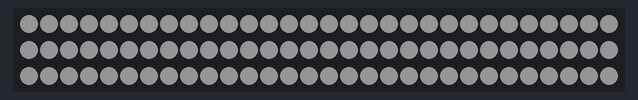
The sketch below on a simulated Arduino Uno, built with avr-gcc and run on an emulated ATmega328P. On the bench: 90 RGB LEDs in strip order, left to right, continuing on the next row. Dim RGB values are drawn brighter than linear; random numbers use the default seed unless the sketch sets one.

Above: at 0.16 s.
At 39.64 s:
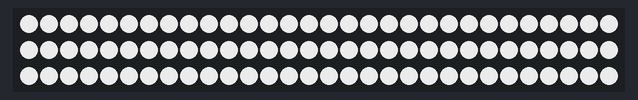

The sketch:

LEDheartbeat.ino
```cpp
#include <Adafruit_NeoPixel.h>
#define LEDS_PIN 6
#define NUM_LEDS 90
Adafruit_NeoPixel pixels(NUM_LEDS, LEDS_PIN, NEO_GRB + NEO_KHZ800);

void setup() {
  // put your setup code here, to run once:
    pixels.begin();  // INITIALIZE NeoPixel pixels object (REQUIRED)

}

void loop() {
  // put your main code here, to run repeatedly:
  LEDheartBeat(random(5)+1,random(5)+10);
}

// spd is how much the light brightness increases per cycle
// d is the delay within the loop
void LEDheartBeat(int spd, int d) {
  for (int b = 20; b < 255-spd; b += spd) {
    for (int i = 0; i < pixels.numPixels(); i++) {
      pixels.setPixelColor(i, pixels.Color(255, 255, 255));
    }
    pixels.setBrightness(b);
    pixels.show();
    delay(d);
  }
  for (int b = 255; b > 20+spd; b -= spd) {
    for (int i = 0; i < pixels.numPixels(); i++) {
      pixels.setPixelColor(i, pixels.Color(255, 255, 255));
    }
    pixels.setBrightness(b);
    pixels.show();
    delay(d);
  }
}
```
